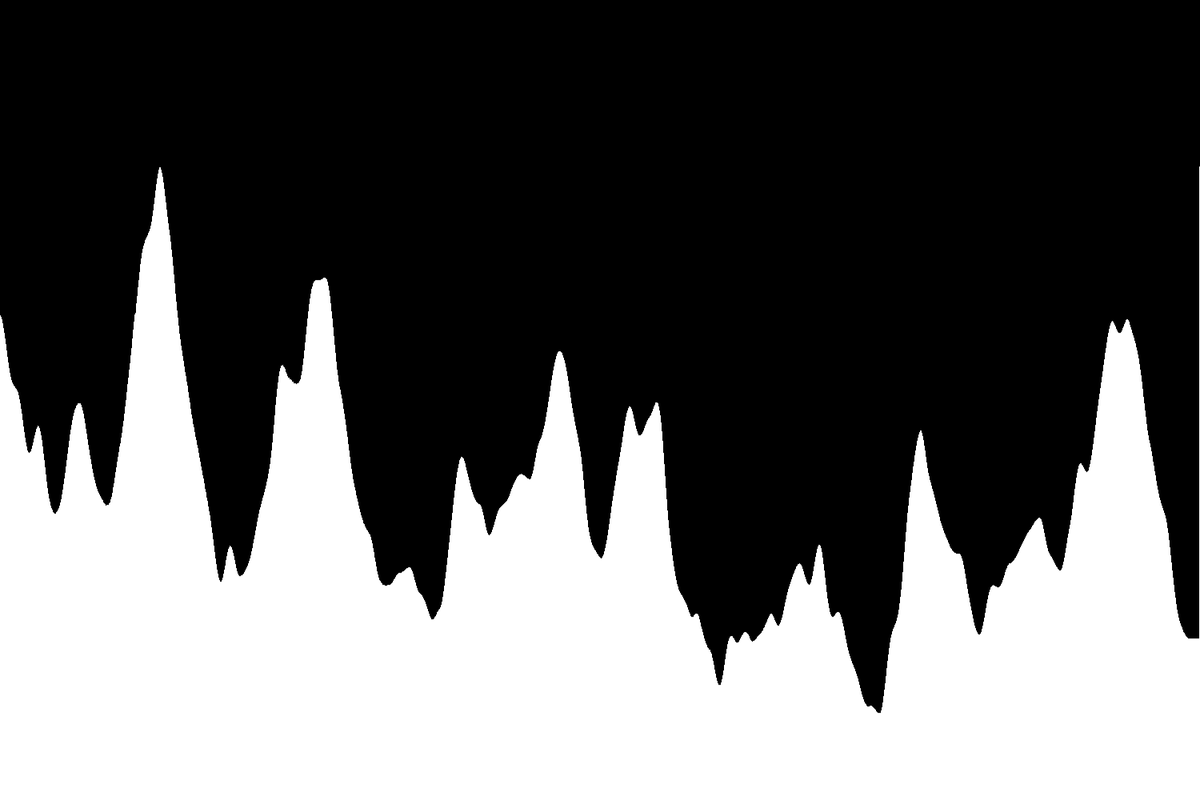
Frame 1 (no input)
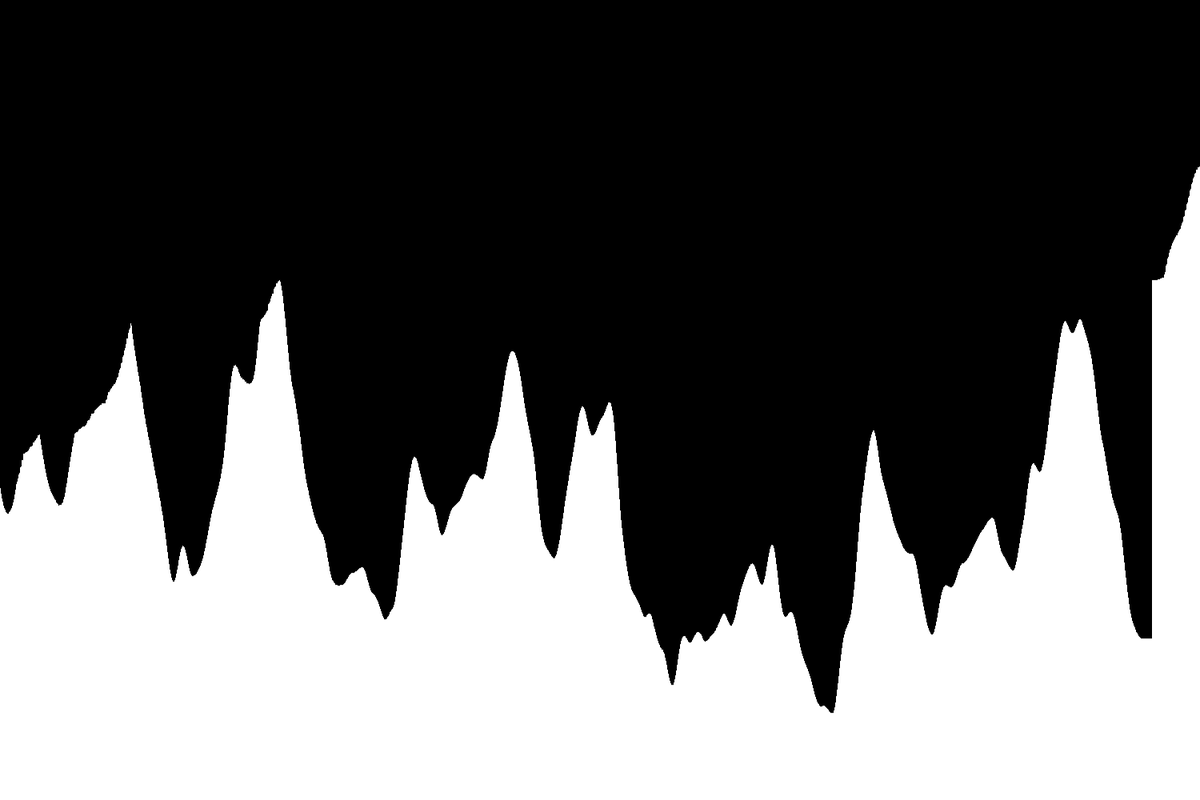
Frame 60 (the mouse pressed at the canvas centre just before this capture)
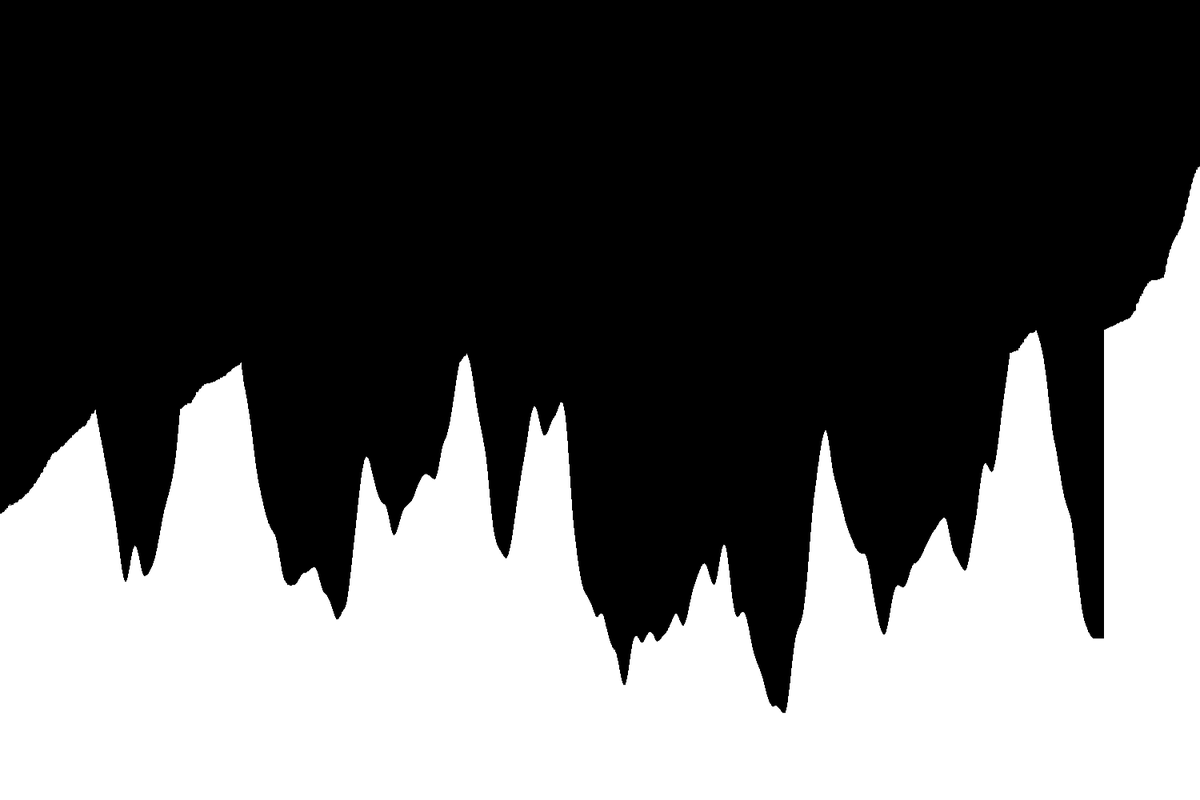
Frame 120 (the mouse held since frame 60 and released just before this capture)

The Processing sketch that drew these frames (run headless with seeded random() and noise(); from frame 60 on, the mouse is pressed at the canvas centre):

// Processing sketch: Bubble_Sort
// ── Bubble_Sort.pde
float[] values;
int i = 0;
int j = 0;

void setup(){
  size(1500, 1000);
  values = new float[width];
  for (int i = 0; i < values.length; i++){
      values[i] = noise(i/100.0) * height;
  }
}

void draw(){
  background(0);
  
  if(i < values.length){
      for (int j = 0; j < values.length-i-1; j++){
           
           float x = values[j]; //First Value
           float y = values[j + 1]; //Second Value
           if (x > y){
               swap(values, j, j + 1); //Swap values
           }
      }
  }
  else{
      println("Finished"); 
      noLoop();
  }
  
  i++;

  for(int i = 0; i < values.length; i++){
      stroke(255);
      line(i, height, i, height - values[i]);
  }
}

void swap(float[] arr, int x, int y){
  float tempValue = arr[x];
  arr[x] = arr[y];
  arr[y] = tempValue;
}
